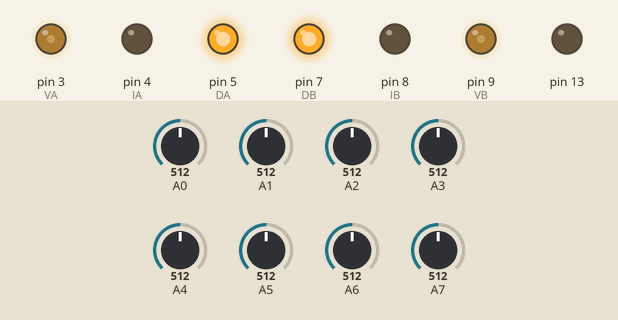
Recording of a sketch running on a simulated Arduino Nano, built with avr-gcc and run on an emulated ATmega328P. On the bench: output pins drawn as LEDs (lit = HIGH). The inputs (shaded band) are chosen by the test bench; at power-on: A2 = 512, A6 = 512, A0 = 512, A1 = 512, A7 = 512, A3 = 512, A4 = 512, A5 = 512.

Above: at 1.7 s.
1.8 s: A2 set to 601
3.3 s: A2 set to 625
At 4.0 s:
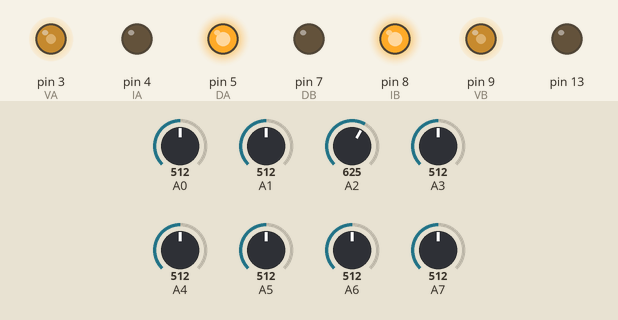
4.8 s: A6 set to 610
At 5.1 s:
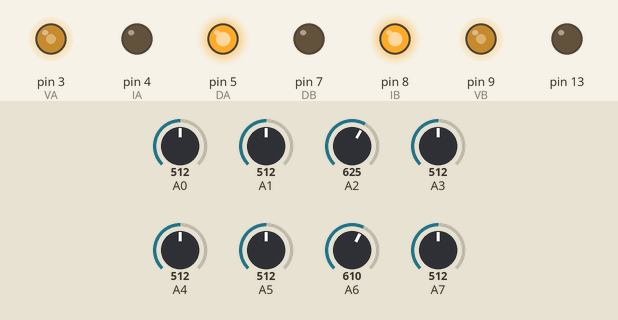
6.7 s: A0 set to 306
At 7.5 s:
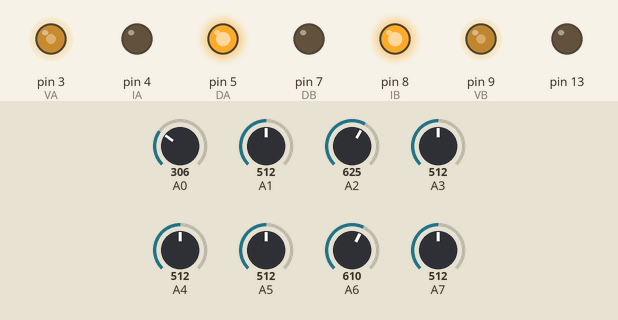
8.2 s: A1 set to 992
At 8.8 s:
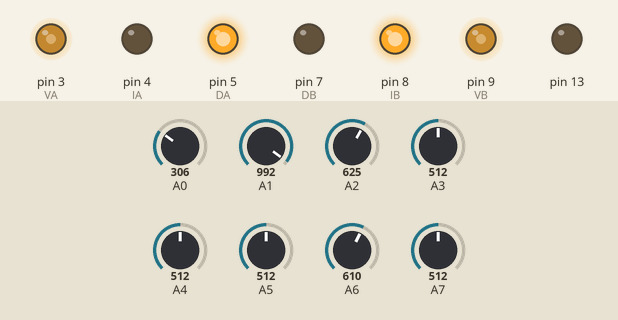
9.7 s: A7 set to 120
At 11.0 s:
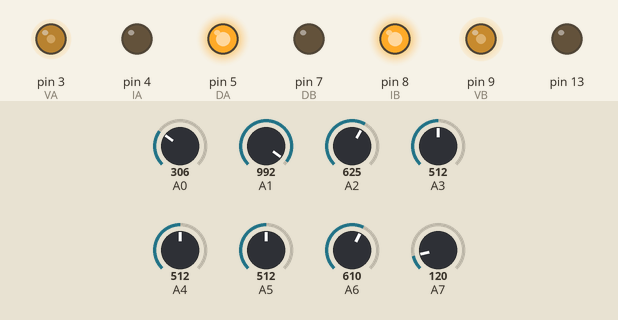
Timing chart, 0 to 12.2 s (numbered marks = the images above; inputs shaded):
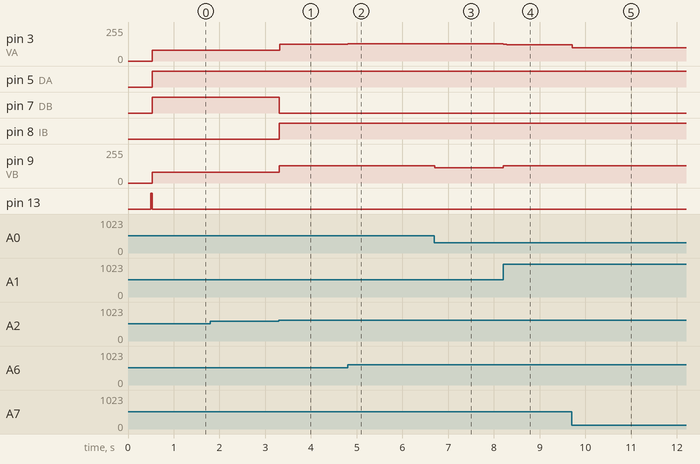

The sketch:

codigo_sigue_lineas_v7.ino
```cpp
#include <Arduino.h>
#include <EEPROM.h>
#include <QTRSensors.h>

#define NUM_SENSORS         8
#define NUM_SAMPLES_PER_SENSOR  4
#define EMITTER_PIN             2

QTRSensors qtra;
uint16_t sensorValues[NUM_SENSORS];

// Variables para EEPROM
bool calibracion = false;

// Motor Driver
int VA = 3; int DA = 5; int IA = 4;
int IB = 8; int DB = 7; int VB = 9;

// PID Settings
const double KP = 0.07;
const double KD = 0.3;  // Ajustado un poco más alto para estabilidad
const double KI = 0.001;
const int GOAL = 3500;
const unsigned char MAX_SPEED = 130;
const unsigned char SEARCH_SPEED = 80; // Velocidad de búsqueda cuando se pierde

// Variables PID
double lastError = 0;
double integral = 0;
const unsigned long SAMPLE_TIME = 0;

void setup() {
  Serial.begin(115200);

  qtra.setTypeAnalog();
  qtra.setSensorPins((const uint8_t[]){A0, A1, A2, A3, A4, A5, A6, A7}, NUM_SENSORS);
  qtra.setEmitterPin(EMITTER_PIN);

  pinMode(VA, OUTPUT); pinMode(DA, OUTPUT); pinMode(IA, OUTPUT);
  pinMode(IB, OUTPUT); pinMode(DB, OUTPUT); pinMode(VB, OUTPUT);

  calibrateLineSensor();
}

void loop() {
  static unsigned long lastTime = 0;

  if (millis() - lastTime >= SAMPLE_TIME) {
    lastTime = millis();

    // Leemos la posición
    uint16_t position = qtra.readLineBlack(sensorValues);

    // --- LÓGICA DE DETECCIÓN DE PÉRDIDA ---
    bool onLine = false;
    for (uint8_t i = 0; i < NUM_SENSORS; i++) {
      if (sensorValues[i] > 600) { // Umbral para detectar negro (ajustable)
        onLine = true;
        break;
      }
    }

    if (!onLine) {
      // Si se perdió, girar en el lugar basándose en el último error
      if (lastError > 0) {
        // Estaba hacia la derecha, girar a la izquierda
        motorRun(-SEARCH_SPEED, SEARCH_SPEED);
      } else {
        // Estaba hacia la izquierda, girar a la derecha
        motorRun(SEARCH_SPEED, -SEARCH_SPEED);
      }
      return; // Saltamos el resto del PID en este ciclo
    }

    // --- CÁLCULO PID ---
    int error = GOAL - position;
    integral = constrain(integral + error, -1000, 1000);
    int adjustment = (KP * error) + (KD * (error - lastError)) + (KI * integral);
    lastError = error;

    int setMotorAPower = constrain(MAX_SPEED - adjustment, 0, MAX_SPEED);
    int setMotorBPower = constrain(MAX_SPEED + adjustment, 0, MAX_SPEED);

    motorRun(setMotorAPower, setMotorBPower);
    motorRun(setMotorAPower, setMotorBPower);
  }
}

// Función auxiliar para mover motores de forma sencilla
void motorRun(int speedA, int speedB) {
  if (speedA >= 0) {
    digitalWrite(DA, HIGH); digitalWrite(IA, LOW);
  } else {
    digitalWrite(DA, LOW); digitalWrite(IA, HIGH);
    speedA = -speedA;
  }

  if (speedB >= 0) {
    digitalWrite(IB, HIGH); digitalWrite(DB, LOW);
  } else {
    digitalWrite(IB, LOW); digitalWrite(DB, HIGH);
    speedB = -speedB;
  }

  analogWrite(VA, speedA);
  analogWrite(VB, speedB);
}

// --- FUNCIONES DE CALIBRACIÓN Y EEPROM ---

void calibrateLineSensor() {
  delay(500);
  pinMode(13, OUTPUT);
  digitalWrite(13, HIGH);

  if(calibracion) {
      for (uint16_t i = 0; i < 400; i++) {
        qtra.calibrate();
      }
      guardarCalibracion();
  } else {
    cargarCalibracion();
  }

  digitalWrite(13, LOW);
}

void guardarCalibracion(){
  for(int i = 0; i < NUM_SENSORS; i++){
    EEPROM.put(i * sizeof(uint16_t), qtra.calibrationOn.minimum[i]);
    EEPROM.put((i + 8) * sizeof(uint16_t), qtra.calibrationOn.maximum[i]);
  }
}

void cargarCalibracion(){
  qtra.calibrate();
  for(int i = 0; i < NUM_SENSORS; i++){
    EEPROM.get(i * sizeof(uint16_t), qtra.calibrationOn.minimum[i]);
    EEPROM.get((i + 8) * sizeof(uint16_t), qtra.calibrationOn.maximum[i]);
  }
}
```

Measured:
- the behaviour switches between 614 and 615 on A2 (found by bisection; images 0 and 1)
- after the input at 1.8 s, every drawn part: stays the same
- after the input at 3.3 s, pin 3 (VA): 80/255 → 127/255 at once; pin 7 (DB): HIGH → LOW at once; pin 8 (IB): LOW → HIGH at once; pin 9 (VB): 80/255 → 130/255 at once
- after the input at 4.8 s, pin 3 (VA): 127/255 → 130/255 at once; pin 9 (VB): 130/255 → 129/255 after 0.19 s, → 128/255 0.23 s later
- after the input at 6.7 s, pin 9 (VB): 128/255 → 116/255 at once
- after the input at 8.2 s, pin 3 (VA): 130/255 → 123/255 at once; pin 9 (VB): 116/255 → 130/255 at once
- after the input at 9.7 s, pin 3 (VA): 123/255 → 100/255 at once
